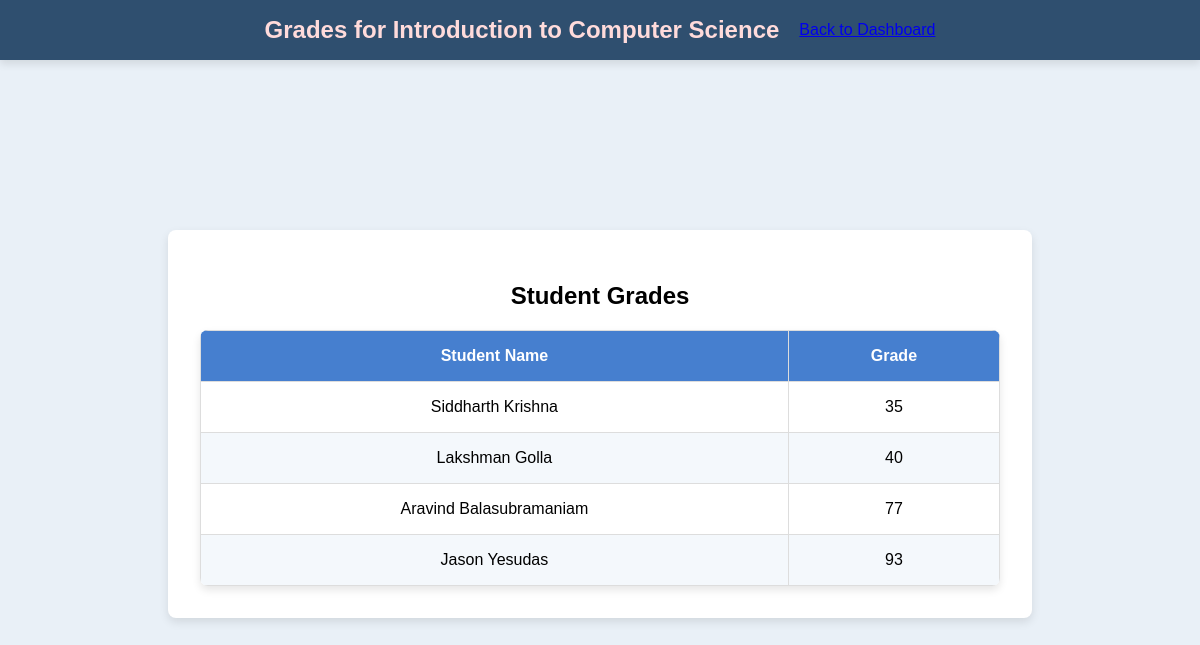
Screenshot of /teacher/course/1/grades (signed in) with the database file from the repository.
### app.py (models this page shows, shortened)
class Course(db.Model):
    id = db.Column(db.Integer, primary_key=True)
    course_code = db.Column(db.String(10))
    course_name = db.Column(db.String(100))
    capacity = db.Column(db.Integer)
    teacher_id = db.Column(db.Integer, db.ForeignKey('user.id'))
    teacher = db.relationship('User', backref='teaching_courses', foreign_keys=[teacher_id])
    time = db.Column(db.String(50))
    enrolled_count = db.Column(db.Integer, default=0)

class Enrollment(db.Model):
    id = db.Column(db.Integer, primary_key=True)
    course_id = db.Column(db.Integer, db.ForeignKey('course.id'))
    user_id = db.Column(db.Integer, db.ForeignKey('user.id'))
    grade = db.Column(db.String(5))
    user = db.relationship('User', backref='enrollments')
    course = db.relationship('Course', backref='enrollments', lazy=True)

class User(UserMixin, db.Model):
    id = db.Column(db.Integer, primary_key=True)
    username = db.Column(db.String(150))
    password = db.Column(db.String(150))
    role = db.Column(db.String(50))

### app.py (the view)
@app.route('/teacher/course/<int:course_id>/grades')
@login_required
def view_grades(course_id):
    if current_user.role != 'teacher':
        flash("Access denied: Only teachers can view grades.", "danger")
        return redirect(url_for('login'))
    course = Course.query.filter_by(id=course_id, teacher_id=current_user.id).first()
    if not course:
        flash("You do not have permission to view grades for this course.", "danger")
        return redirect(url_for('teacher_dashboard'))
    enrollments = Enrollment.query.filter_by(course_id=course.id).all()
    students_with_grades = [
        {
            "student": User.query.get(enrollment.user_id),
            "grade": enrollment.grade  # Assuming the `Enrollment` model has a `grade` column
        }
        for enrollment in enrollments
    ]
    return render_template('grades.html', course=course, students_with_grades=students_with_grades)

### app.py (called while the page is built)
@login_manager.user_loader
def load_user(user_id):
    return User.query.get(int(user_id))

### templates/grades.html (shortened to what this page needs)
<!DOCTYPE html>
<html lang="en">
<head>
    <link rel="stylesheet" href="{{ url_for('static', filename='styles.css') }}">
</head>
<body>
    <div class="header">
        <h1>Grades for {{ course.course_name }}</h1>
        <a href="{{ url_for('teacher_dashboard') }}" class="back-button">Back to Dashboard</a>
    </div>
    <div class="container">
        <h2>Student Grades</h2>
        <table>
            <thead>
                <tr>
                    <th>Student Name</th>
                    <th>Grade</th>
                </tr>
            </thead>
            <tbody>
                {% for entry in students_with_grades %}
                <tr>
                    <td>{{ entry.student.username }}</td>
                    <td>{{ entry.grade if entry.grade is not none else "Not Graded" }}</td>
                </tr>
                {% endfor %}
            </tbody>
        </table>
    </div>
</body>
</html>

### static/styles.css (style rules this page uses)
body { font-family: Arial, sans-serif; background-color: #e9f0f7; margin: 0; display: flex; justify-content: center; align-items: center; min-height: 100vh; }
.container { max-width: 800px; width: 100%; background-color: #ffffff; padding: 2rem; border-radius: 8px; box-shadow: 0px 4px 10px rgba(0, 0, 0, 0.1); text-align: center; margin: 5rem auto 2rem; }
.header { width: 100%; background-color: #2f4f6f; color: #fff; padding: 1rem 0; display: flex; justify-content: center; align-items: center; box-shadow: 0px 4px 8px rgba(0, 0, 0, 0.1); position: fixed; top: 0; left: 0; z-index: 10; margin-bottom: 20px; }
.header h1, .header h2 { margin: 0; color: #ffdbdb; }
.header h1 { font-size: 1.5rem; margin-right: 20px; }
table { width: 100%; border-collapse: collapse; margin-top: 1rem; text-align: center; border-radius: 8px; overflow: hidden; box-shadow: 0px 4px 8px rgba(0, 0, 0, 0.1); }
th, td { border: 1px solid #ddd; padding: 1rem; }
th { background-color: #467fcf; color: #fff; font-weight: bold; }
tr:nth-child(even) { background-color: #f4f8fc; }

### rows the page displays
Course: course_name "Introduction to Computer Science"
Enrollment: student.username "Siddharth Krishna", grade "35"
Enrollment: student.username "Lakshman Golla", grade "40"
Enrollment: student.username "Aravind Balasubramaniam", grade "77"
Enrollment: student.username "Jason Yesudas", grade "93"
